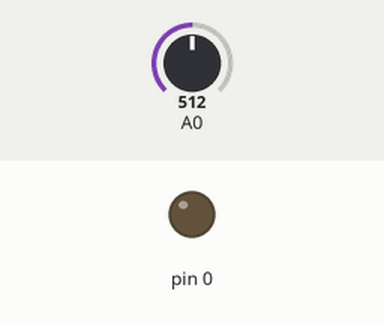
This sketch was run on a simulated Arduino Uno, built with avr-gcc and run on an emulated ATmega328P. Parts: output pins drawn as LEDs (lit = HIGH). The inputs (shaded band) are chosen by the test bench; at power-on: A0 = 512.

Above: at 1.2 s.
1.3 s: A0 set to 69
2.8 s: A0 set to 56
At 3.8 s:
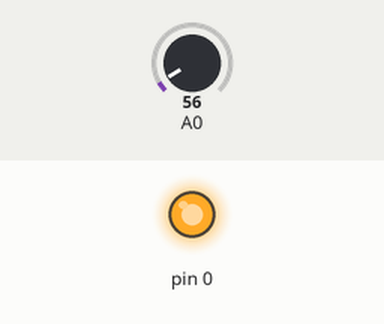
4.3 s: A0 set to 122
At 5.0 s:
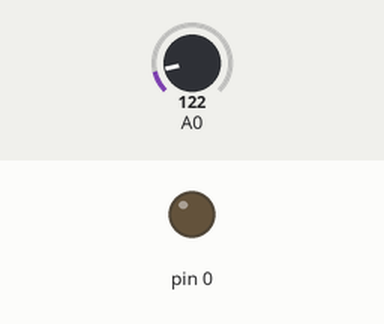
5.8 s: A0 set to 20
At 6.1 s:
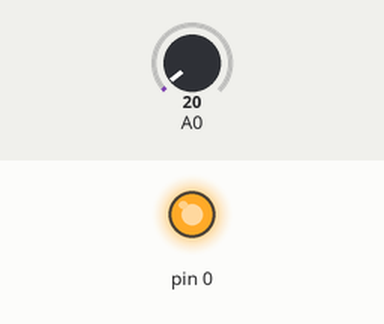
Timing chart, 0 to 8.3 s (numbered marks = the images above; inputs shaded):
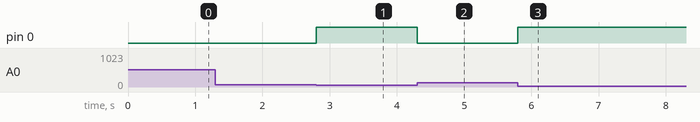

The sketch:

tempControl.ino
```cpp
void setup() {
  pinMode(A0, INPUT);
  pinMode(0, OUTPUT);
}

void loop() {
  int temp = (analogRead(A0) * 5.0 / 1023) * 100.0;
  //digitalWrite(0, HIGH);
  if (temp >= 30)
    digitalWrite(0, LOW);
  else
    digitalWrite(0, HIGH);

}
```

Measured:
- the behaviour switches between 62 and 61 on A0 (found by bisection; images 0 and 1)
- after the input at 1.3 s, every drawn part: stays the same
- after the input at 2.8 s, pin 0: LOW → HIGH at once
- after the input at 4.3 s, pin 0: HIGH → LOW at once
- after the input at 5.8 s, pin 0: LOW → HIGH at once
